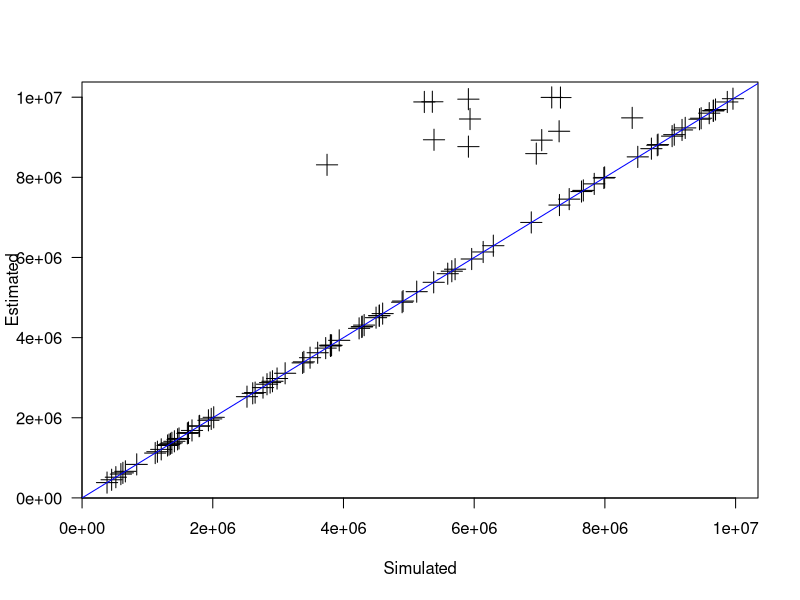

Recreate this plot in R.
tmp <- read.csv("Results/SimVsEst.csv", header = FALSE, col.names = c("Simulated", "Survival.Analysis", "CASAL2"))

pdf(file = "Results/Graphics/SimVsEst.pdf")
with(tmp, plot(Simulated, CASAL2, pch = 3, xlab = "Simulated", cex = 2, ylab = "Estimated", las = 1))
#with(tmp, points(Simulated, Survival.Analysis, pch = 19, cex = 0.5, col = "lightgrey"))
#legend(0.65 * max(tmp$Simulated), 0.2 * max(tmp$Simulated), pch = c(3,19), legend = c("CASAL2", "Survival analysis"),
#col = c("black", "lightgrey"))
abline(0,1, col = "blue")
dev.off()
